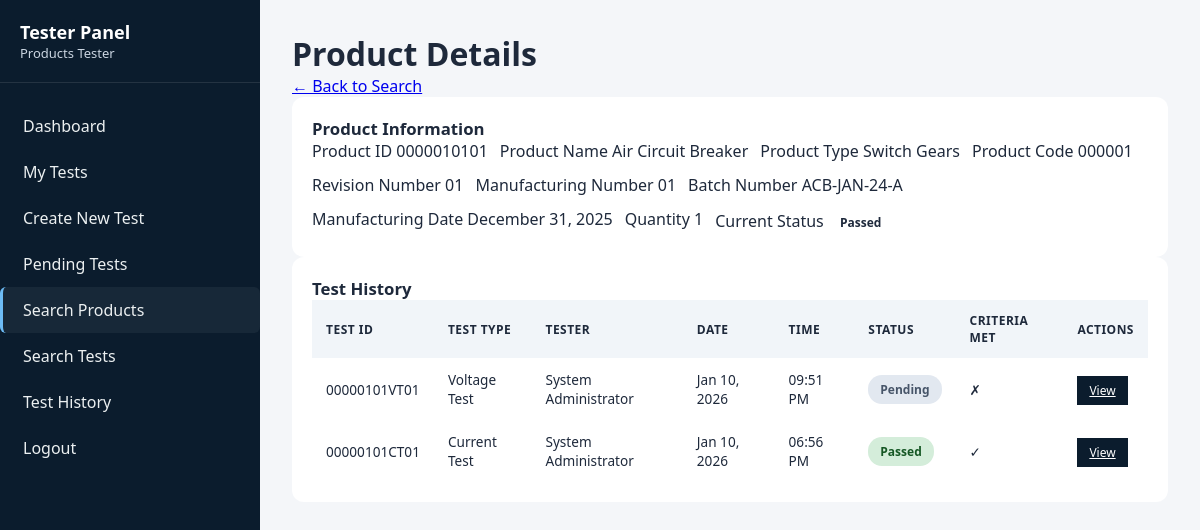
Page /backend/tester/product_details.php?id=0000010101 (signed in) on the committed database.
### tables this page shows
CREATE TABLE `products` (
  `product_id` varchar(10) NOT NULL,
  `product_type_id` int(11) NOT NULL,
  `product_name` varchar(150) NOT NULL,
  `product_code` varchar(6) NOT NULL,
  `revision_number` varchar(2) NOT NULL,
  `manufacturing_number` varchar(2) NOT NULL,
  `batch_number` varchar(50) DEFAULT NULL,
  `manufacturing_date` date NOT NULL,
  `quantity` int(11) DEFAULT 1,
  `specifications` text DEFAULT NULL,
  `current_status` enum('In Testing','Passed','Failed','Re-Manufacturing','Sent to CPRI') DEFAULT 'In Testing',
  `cpri_submission_date` date DEFAULT NULL,
  `remarks` text DEFAULT NULL,
  `created_by` int(11) NOT NULL,
  `created_at` timestamp NOT NULL DEFAULT current_timestamp(),
  `updated_at` timestamp NOT NULL DEFAULT current_timestamp() ON UPDATE current_timestamp()
);

CREATE TABLE `product_types` (
  `product_type_id` int(11) NOT NULL,
  `product_type_code` varchar(10) NOT NULL,
  `product_type_name` varchar(100) NOT NULL,
  `description` text DEFAULT NULL,
  `is_active` tinyint(1) DEFAULT 1,
  `created_at` timestamp NOT NULL DEFAULT current_timestamp()
);

CREATE TABLE `tests` (
  `test_id` varchar(12) NOT NULL,
  `product_id` varchar(10) NOT NULL,
  `test_type_id` int(11) NOT NULL,
  `product_code` varchar(6) NOT NULL,
  `revision_number` varchar(2) NOT NULL,
  `testing_code` varchar(2) NOT NULL,
  `roll_number` varchar(2) NOT NULL,
  `test_date` date NOT NULL,
  `test_time` time NOT NULL,
  `tester_id` int(11) NOT NULL,
  `test_status` enum('Pending','In Progress','Passed','Failed') DEFAULT 'Pending',
  `observed_results` text DEFAULT NULL,
  `test_criteria_met` tinyint(1) DEFAULT NULL,
  `test_remarks` text DEFAULT NULL,
  `failure_reason` text DEFAULT NULL,
  `retest_required` tinyint(1) DEFAULT 0,
  `retest_count` int(11) DEFAULT 0,
  `approved_by` int(11) DEFAULT NULL,
  `approval_date` timestamp NULL DEFAULT NULL,
  `created_at` timestamp NOT NULL DEFAULT current_timestamp(),
  `updated_at` timestamp NOT NULL DEFAULT current_timestamp() ON UPDATE current_timestamp()
);

CREATE TABLE `test_types` (
  `test_type_id` int(11) NOT NULL,
  `test_type_code` varchar(6) NOT NULL,
  `test_type_name` varchar(100) NOT NULL,
  `test_description` text DEFAULT NULL,
  `test_criteria` text DEFAULT NULL,
  `test_parameters` text DEFAULT NULL,
  `department` varchar(50) DEFAULT NULL,
  `is_active` tinyint(1) DEFAULT 1,
  `created_at` timestamp NOT NULL DEFAULT current_timestamp()
);

CREATE TABLE `users` (
  `user_id` int(11) NOT NULL,
  `username` varchar(50) NOT NULL,
  `password` varchar(255) NOT NULL,
  `full_name` varchar(100) NOT NULL,
  `email` varchar(100) NOT NULL,
  `phone` varchar(15) DEFAULT NULL,
  `user_type` enum('Admin','Tester','Supervisor') NOT NULL,
  `is_active` tinyint(1) DEFAULT 1,
  `created_at` timestamp NOT NULL DEFAULT current_timestamp(),
  `last_login` timestamp NULL DEFAULT NULL
);

### backend/includes/functions.php (called while the page is built, shortened)
<?php
function getProductById($conn, $product_id) {
    $query = "SELECT p.*, pt.product_type_name, pt.product_type_code
              FROM products p
              JOIN product_types pt ON p.product_type_id = pt.product_type_id
              WHERE p.product_id = ?";
    $stmt = $conn->prepare($query);
    $stmt->bind_param("s", $product_id);
    $stmt->execute();
    $result = $stmt->get_result();
    return $result->fetch_assoc();
}
?>

### backend/tester/product_details.php (the view, shortened to what this page needs)
<?php
require_once '../config/database.php';
require_once '../includes/functions.php';
$product_id = isset($_GET['id']) ? $_GET['id'] : '';
$product = getProductById($conn, $product_id);
$tests_query = "SELECT t.*, tt.test_type_name, u.full_name as tester_name
                FROM tests t
                JOIN test_types tt ON t.test_type_id = tt.test_type_id
                JOIN users u ON t.tester_id = u.user_id
                WHERE t.product_id = ?
                ORDER BY t.test_date DESC, t.test_time DESC";
$stmt = $conn->prepare($tests_query);
$stmt->bind_param("s", $product_id);
$stmt->execute();
$tests_result = $stmt->get_result();
?>
<!DOCTYPE html>
<html lang="en">
<head>
<link rel="stylesheet" href="../supervisor/public/style.css">
</head>
<body>
    <div class="dashboard-container">
        <aside class="sidebar">
            <div class="sidebar-header">
                <h2>Tester Panel</h2>
                <p class="user-name"><?php echo htmlspecialchars($_SESSION['full_name']); ?></p>
            </div>
            <ul class="sidebar-menu">
                <li><a href="index.php">Dashboard</a></li>
                <li><a href="my_tests.php">My Tests</a></li>
                <li><a href="new_test.php">Create New Test</a></li>
                <li><a href="pending_tests.php">Pending Tests</a></li>
                <li><a href="search_products.php" class="active">Search Products</a></li>
                <li><a href="search_tests.php">Search Tests</a></li>
                <li><a href="test_history.php">Test History</a></li>
                <li class="logout"><a href="../logout.php">Logout</a></li>
            </ul>
        </aside>
        <main class="main-content">
        <div class="page-header">
            <h1>Product Details</h1>
            <a href="search_products.php" class="btn-back">← Back to Search</a>
        </div>
        <div class="content-section">
            <h2 class="section-title">Product Information</h2>
            <div class="info-grid">
                <div class="info-item">
                    <span class="info-label">Product ID</span>
                    <span class="info-value"><?php echo htmlspecialchars($product['product_id']); ?></span>
                </div>
                <div class="info-item">
                    <span class="info-label">Product Name</span>
                    <span class="info-value"><?php echo htmlspecialchars($product['product_name']); ?></span>
                </div>
                <div class="info-item">
                    <span class="info-label">Product Type</span>
                    <span class="info-value"><?php echo htmlspecialchars($product['product_type_name']); ?></span>
                </div>
                <div class="info-item">
                    <span class="info-label">Product Code</span>
                    <span class="info-value"><?php echo htmlspecialchars($product['product_code']); ?></span>
                </div>
                <div class="info-item">
                    <span class="info-label">Revision Number</span>
                    <span class="info-value"><?php echo htmlspecialchars($product['revision_number']); ?></span>
                </div>
                <div class="info-item">
                    <span class="info-label">Manufacturing Number</span>
                    <span class="info-value"><?php echo htmlspecialchars($product['manufacturing_number']); ?></span>
                </div>
                <div class="info-item">
                    <span class="info-label">Batch Number</span>
                    <span class="info-value"><?php echo htmlspecialchars($product['batch_number']); ?></span>
                </div>
                <div class="info-item">
                    <span class="info-label">Manufacturing Date</span>
                    <span class="info-value"><?php echo date('F d, Y', strtotime($product['manufacturing_date'])); ?></span>
                </div>
                <div class="info-item">
                    <span class="info-label">Quantity</span>
                    <span class="info-value"><?php echo $product['quantity']; ?></span>
                </div>
                <div class="info-item">
                    <span class="info-label">Current Status</span>
                    <span class="info-value">
                        <?php
                        $badge_class = 'badge-testing';
                        if ($product['current_status'] == 'Passed') $badge_class = 'badge-passed';
                        elseif ($product['current_status'] == 'Failed') $badge_class = 'badge-failed';
                        elseif ($product['current_status'] == 'Re-Manufacturing') $badge_class = 'badge-remanufacturing';
                        elseif ($product['current_status'] == 'Sent to CPRI') $badge_class = 'badge-cpri';
                        ?>
                        <span class="badge <?php echo $badge_class; ?>"><?php echo $product['current_status']; ?></span>
                    </span>
                </div>
            </div>
        </div>
        <div class="content-section">
            <h2 class="section-title">Test History</h2>
            <?php if ($tests_result->num_rows > 0): ?>
            <table>
                <thead>
                    <tr>
                        <th>Test ID</th>
                        <th>Test Type</th>
                        <th>Tester</th>
                        <th>Date</th>
                        <th>Time</th>
                        <th>Status</th>
                        <th>Criteria Met</th>
                        <th>Actions</th>
                    </tr>
                </thead>
                <tbody>
                    <?php while ($test = $tests_result->fetch_assoc()): ?>
                    <tr>
                        <td><?php echo htmlspecialchars($test['test_id']); ?></td>
                        <td><?php echo htmlspecialchars($test['test_type_name']); ?></td>
                        <td><?php echo htmlspecialchars($test['tester_name']); ?></td>
                        <td><?php echo date('M d, Y', strtotime($test['test_date'])); ?></td>
                        <td><?php echo date('h:i A', strtotime($test['test_time'])); ?></td>
                        <td>
                            <?php
                            $badge_class = 'badge-pending';
                            if ($test['test_status'] == 'Passed') $badge_class = 'badge-success';
                            elseif ($test['test_status'] == 'Failed') $badge_class = 'badge-danger';
                            elseif ($test['test_status'] == 'In Progress') $badge_class = 'badge-progress';
                            ?>
                            <span class="badge <?php echo $badge_class; ?>"><?php echo $test['test_status']; ?></span>
                        </td>
                        <td><?php echo $test['test_criteria_met'] ? '✓' : '✗'; ?></td>
                        <td>
                            <a href="view_test.php?id=<?php echo $test['test_id']; ?>" class="btn-sm btn-view">View</a>
                        </td>
                    </tr>
                    <?php endwhile; ?>
                </tbody>
            </table>
            <?php else: ?>
            <div class="empty-state">
                <p>No tests have been conducted on this product yet.</p>
            </div>
            <?php endif; ?>
        </div>
    </div>
</body>
</html>

### backend/supervisor/public/style.css (style rules this page uses)
:root { --navy:#0b1c2d; --text:#1e293b; --accent:#6dbcf6; --glass:#ffffff; --success:#d4edda; --success-text:#155724; --error:#f8d7da; --error-text:#721c24; --info:#d1ecf1; --info-text:#0c5460; --warning:#fff3cd; --warning-text:#856404; --purple:#f0e6ff; --purple-text:#4b2c6f; }
* { margin:0; padding:0; box-sizing:border-box; }
body { font-family:"Segoe UI",sans-serif; background:#f4f6f9; color:var(--text); overflow-x:hidden; }
.dashboard-container { display:flex; width:100%; min-height:100vh; }
.sidebar { width:260px; background:var(--navy); color:#fff; padding:20px 0; height:100vh; position:sticky; top:0; flex-shrink:0; }
.sidebar-header { padding:0 20px 20px; border-bottom:1px solid rgba(255,255,255,0.1); }
.sidebar-header h2 { font-size:18px; }
.sidebar-header p { font-size:13px;color:#cbd5e1; }
.sidebar-menu { list-style:none;padding:20px 0; }
.sidebar-menu a { display:block; padding:12px 20px; text-decoration:none; color:#fff; transition:.3s; }
.sidebar-menu a { display:block; padding:12px 20px; color:#ecf0f1; border-left:3px solid transparent; border-radius:6px; transition:0.3s; }
.sidebar-menu a:hover, .sidebar-menu a.active { background: rgba(255,255,255,0.05); border-left:3px solid var(--accent); }
.main-content { flex:1; padding:24px; width:100%; min-width:0; }
.content-section { background:#fff; padding:20px; border-radius:12px; width:100%; }
.content-section > div { display:flex; gap:12px; width:100%; flex-wrap:wrap; }
table { width:100%; min-width:720px; border-collapse:collapse; }
th,td { padding:12px; text-align:left; font-size:.9rem; }
th { background:#f1f5f9; text-transform:uppercase; font-size:.8rem; }
@media (min-width:1200px) { .main-content { padding:32px; } }
.badge { display: inline-block; padding: 6px 12px; border-radius: 14px; font-size: 0.8rem; font-weight: 600; text-align: center; }
.badge-pending { background: var(--info); color: var(--info-text); }
table th, table td { vertical-align: middle; }
.sidebar { width:260px; background:var(--navy); color:#fff; height:100vh; top:0; flex-shrink:0; display:flex; flex-direction:column; }
.sidebar-header { padding:0 20px 20px; border-bottom:1px solid rgba(255,255,255,0.1); flex-shrink:0; }
.sidebar-menu { list-style:none; padding:20px 0; flex:1; overflow-y:auto; overflow-x:hidden; scrollbar-width: thin; scrollbar-color: var(--accent) rgba(255,255,255,0.1); }
.sidebar-menu a { display:block; padding:12px 20px; text-decoration:none; color:#ecf0f1; border-left:3px solid transparent; border-radius:6px; transition:0.3s; }
.content-section h2 { font-size:1.05rem; font-weight:600; color:var(--text); }
.content-section table { width:100%; border-collapse:collapse; min-width:720px; }
.content-section th, .content-section td { padding:12px 14px; font-size:0.85rem; text-align:left; vertical-align:middle; }
.content-section th { background:#f1f5f9; font-size:0.75rem; text-transform:uppercase; letter-spacing:0.04em; }
.content-section { overflow-x:auto; }
.badge { display:inline-block; padding:6px 12px; font-size:0.75rem; font-weight:600; border-radius:14px; white-space:nowrap; }
.badge-success { background:var(--success); color:var(--success-text); }
.badge-pending { background:#e2e8f0; color:#475569; }
.btn-sm { padding:6px 12px; font-size:0.75rem; }
.btn-view { background:var(--navy); color:#fff; transition:0.3s; }

### rows in the picture
products: product_id "0000010101", product_name "Air Circuit Breaker", product_type.product_type_name "Switch Gears", product_code "000001", revision_number "01", manufacturing_number "01", batch_number "ACB-JAN-24-A", manufacturing_date "December 31, 2025", quantity "1", current_status "Passed"
tests: test_id "00000101VT01", test_type.test_type_name "Voltage Test", tester.full_name "System Administrator", test_date "Jan 10, 2026", test_time "09:51 PM", test_status "Pending"
tests: test_id "00000101CT01", test_type.test_type_name "Current Test", tester.full_name "System Administrator", test_date "Jan 10, 2026", test_time "06:56 PM", test_status "Passed"

### other values in the picture
$_SESSION['full_name'] "Products Tester"
